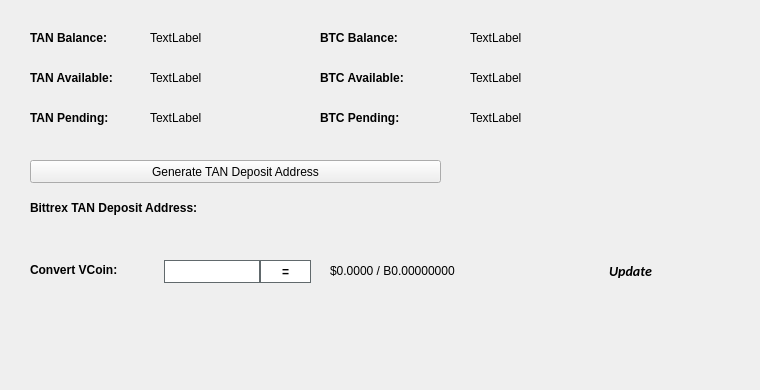
   <widget class="QWidget" name="BalanceTab">
    <attribute name="title">
     <string>Balance</string>
    </attribute>
    <widget class="QLabel" name="BitcoinBalanceLabel">
     <property name="geometry">
      <rect>
       <x>470</x>
       <y>30</y>
       <width>150</width>
       <height>16</height>
      </rect>
     </property>
     <property name="text">
      <string>TextLabel</string>
     </property>
    </widget>
    <widget class="QLabel" name="TANBalanceLabel">
     <property name="geometry">
      <rect>
       <x>150</x>
       <y>30</y>
       <width>150</width>
       <height>16</height>
      </rect>
     </property>
     <property name="text">
      <string>TextLabel</string>
     </property>
    </widget>
    <widget class="QLabel" name="label_11">
     <property name="geometry">
      <rect>
       <x>30</x>
       <y>30</y>
       <width>101</width>
       <height>16</height>
      </rect>
     </property>
     <property name="font">
      <font>
       <weight>75</weight>
       <bold>true</bold>
      </font>
     </property>
     <property name="text">
      <string>TAN Balance:</string>
     </property>
    </widget>
    <widget class="QLabel" name="label_12">
     <property name="geometry">
      <rect>
       <x>320</x>
       <y>30</y>
       <width>101</width>
       <height>16</height>
      </rect>
     </property>
     <property name="font">
      <font>
       <weight>75</weight>
       <bold>true</bold>
      </font>
     </property>
     <property name="text">
      <string>BTC Balance:</string>
     </property>
    </widget>
    <widget class="QLabel" name="TANAvailableLabel_2">
     <property name="geometry">
      <rect>
       <x>150</x>
       <y>70</y>
       <width>150</width>
       <height>16</height>
      </rect>
     </property>
     <property name="text">
      <string>TextLabel</string>
     </property>
    </widget>
    <widget class="QLabel" name="label_13">
     <property name="geometry">
      <rect>
       <x>30</x>
       <y>70</y>
       <width>111</width>
       <height>16</height>
      </rect>
     </property>
     <property name="font">
      <font>
       <weight>75</weight>
       <bold>true</bold>
      </font>
     </property>
     <property name="text">
      <string>TAN Available:</string>
     </property>
    </widget>
    <widget class="QLabel" name="label_14">
     <property name="geometry">
      <rect>
       <x>30</x>
       <y>110</y>
       <width>101</width>
       <height>16</height>
      </rect>
     </property>
     <property name="font">
      <font>
       <weight>75</weight>
       <bold>true</bold>
      </font>
     </property>
     <property name="text">
      <string>TAN Pending:</string>
     </property>
    </widget>
    <widget class="QLabel" name="TANPendingLabel">
     <property name="geometry">
      <rect>
       <x>150</x>
       <y>110</y>
       <width>150</width>
       <height>16</height>
      </rect>
     </property>
     <property name="text">
      <string>TextLabel</string>
     </property>
    </widget>
    <widget class="QLabel" name="label_15">
     <property name="geometry">
      <rect>
       <x>320</x>
       <y>70</y>
       <width>111</width>
       <height>16</height>
      </rect>
     </property>
     <property name="font">
      <font>
       <weight>75</weight>
       <bold>true</bold>
      </font>
     </property>
     <property name="text">
      <string>BTC Available:</string>
     </property>
    </widget>
    <widget class="QLabel" name="BitcoinAvailableLabel">
     <property name="geometry">
      <rect>
       <x>470</x>
       <y>70</y>
       <width>150</width>
       <height>16</height>
      </rect>
     </property>
     <property name="text">
      <string>TextLabel</string>
     </property>
    </widget>
    <widget class="QLabel" name="label_31">
     <property name="geometry">
      <rect>
       <x>320</x>
       <y>110</y>
       <width>111</width>
       <height>16</height>
      </rect>
     </property>
     <property name="font">
      <font>
       <weight>75</weight>
       <bold>true</bold>
      </font>
     </property>
     <property name="text">
      <string>BTC Pending:</string>
     </property>
    </widget>
    <widget class="QLabel" name="BitcoinPendingLabel">
     <property name="geometry">
      <rect>
       <x>470</x>
       <y>110</y>
       <width>150</width>
       <height>16</height>
      </rect>
     </property>
     <property name="text">
      <string>TextLabel</string>
     </property>
    </widget>
    <widget class="QLabel" name="label_33">
     <property name="geometry">
      <rect>
       <x>30</x>
       <y>200</y>
       <width>221</width>
       <height>16</height>
      </rect>
     </property>
     <property name="font">
      <font>
       <weight>75</weight>
       <bold>true</bold>
      </font>
     </property>
     <property name="text">
      <string>Bittrex TAN Deposit Address:</string>
     </property>
    </widget>
    <widget class="QPushButton" name="GenDepositBTN">
     <property name="geometry">
      <rect>
       <x>30</x>
       <y>160</y>
       <width>411</width>
       <height>23</height>
      </rect>
     </property>
     <property name="text">
      <string>Generate TAN Deposit Address</string>
     </property>
     <property name="icon">
      <iconset resource="../taurusnetwork.qrc">
       <normaloff>:/icons/bitcoin</normaloff>:/icons/bitcoin</iconset>
     </property>
    </widget>
    <widget class="QLabel" name="DepositAddressLabel">
     <property name="geometry">
      <rect>
       <x>200</x>
       <y>200</y>
       <width>261</width>
       <height>16</height>
      </rect>
     </property>
     <property name="palette">
      <palette>
       <active>
        <colorrole role="WindowText">
         <brush brushstyle="SolidPattern">
          <color alpha="255">
           <red>0</red>
           <green>0</green>
           <blue>0</blue>
          </color>
         </brush>
        </colorrole>
        <colorrole role="Text">
         <brush brushstyle="SolidPattern">
          <color alpha="255">
           <red>0</red>
           <green>0</green>
           <blue>255</blue>
          </color>
         </brush>
        </colorrole>
       </active>
       <inactive>
        <colorrole role="WindowText">
         <brush brushstyle="SolidPattern">
          <color alpha="255">
           <red>0</red>
           <green>0</green>
           <blue>0</blue>
          </color>
         </brush>
        </colorrole>
        <colorrole role="Text">
         <brush brushstyle="SolidPattern">
          <color alpha="255">
           <red>0</red>
           <green>0</green>
           <blue>255</blue>
          </color>
         </brush>
        </colorrole>
       </inactive>
       <disabled>
        <colorrole role="WindowText">
         <brush brushstyle="SolidPattern">
          <color alpha="255">
           <red>120</red>
           <green>120</green>
           <blue>120</blue>
          </color>
         </brush>
        </colorrole>
        <colorrole role="Text">
         <brush brushstyle="SolidPattern">
          <color alpha="255">
           <red>120</red>
           <green>120</green>
           <blue>120</blue>
          </color>
         </brush>
        </colorrole>
       </disabled>
      </palette>
     </property>
     <property name="font">
      <font>
       <weight>75</weight>
       <bold>true</bold>
      </font>
     </property>
     <property name="text">
      <string/>
     </property>
     <property name="alignment">
      <set>Qt::AlignRight|Qt::AlignTrailing|Qt::AlignVCenter</set>
     </property>
     <property name="textInteractionFlags">
      <set>Qt::LinksAccessibleByMouse|Qt::TextSelectableByKeyboard|Qt::TextSelectableByMouse</set>
     </property>
    </widget>
    <widget class="QLabel" name="label_8">
     <property name="geometry">
      <rect>
       <x>460</x>
       <y>300</y>
       <width>281</width>
       <height>81</height>
      </rect>
     </property>
     <property name="text">
      <string/>
     </property>
     <property name="pixmap">
      <pixmap>:/images/bittrex</pixmap>
     </property>
    </widget>
    <widget class="QWidget" name="widgetConversion" native="true">
     <property name="geometry">
      <rect>
       <x>0</x>
       <y>250</y>
       <width>751</width>
       <height>43</height>
      </rect>
     </property>
     <property name="minimumSize">
      <size>
       <width>0</width>
       <height>43</height>
      </size>
     </property>
     <property name="styleSheet">
      <string notr="true"/>
     </property>
     <widget class="QPushButton" name="btnUpdateMarketData">
      <property name="geometry">
       <rect>
        <x>575</x>
        <y>0</y>
        <width>111</width>
        <height>41</height>
       </rect>
      </property>
      <property name="sizePolicy">
       <sizepolicy hsizetype="Expanding" vsizetype="Expanding">
        <horstretch>0</horstretch>
        <verstretch>0</verstretch>
       </sizepolicy>
      </property>
      <property name="font">
       <font>
        <family>calibri</family>
        <pointsize>-1</pointsize>
        <weight>75</weight>
        <italic>true</italic>
        <bold>true</bold>
       </font>
      </property>
      <property name="styleSheet">
       <string notr="true">margin:0px;text-align:center;padding:2px;border-radius:3px;font-style:italic;width:100px;font-size:14px;font-family:calibri;font-weight:600;</string>
      </property>
      <property name="text">
       <string>Update</string>
      </property>
      <property name="iconSize">
       <size>
        <width>150</width>
        <height>35</height>
       </size>
      </property>
      <property name="autoDefault">
       <bool>true</bool>
      </property>
      <property name="default">
       <bool>true</bool>
      </property>
     </widget>
     <widget class="QLabel" name="lblConvertVCoin">
      <property name="geometry">
       <rect>
        <x>30</x>
        <y>10</y>
        <width>131</width>
        <height>20</height>
       </rect>
      </property>
      <property name="styleSheet">
       <string notr="true"/>
      </property>
      <property name="text">
       <string>&lt;html&gt;&lt;head/&gt;&lt;body&gt;&lt;p&gt;&lt;span style=&quot; font-weight:600;&quot;&gt;Convert VCoin:&lt;/span&gt;&lt;/p&gt;&lt;/body&gt;&lt;/html&gt;</string>
      </property>
     </widget>
     <widget class="QLineEdit" name="txtConvertVCoinQty">
      <property name="geometry">
       <rect>
        <x>160</x>
        <y>10</y>
        <width>100</width>
        <height>23</height>
       </rect>
      </property>
      <property name="minimumSize">
       <size>
        <width>100</width>
        <height>23</height>
       </size>
      </property>
      <property name="maximumSize">
       <size>
        <width>100</width>
        <height>16777215</height>
       </size>
      </property>
      <property name="styleSheet">
       <string notr="true">border: 1px solid #61696c;margin-left:4px;</string>
      </property>
     </widget>
     <widget class="QPushButton" name="btnConvertTAN">
      <property name="geometry">
       <rect>
        <x>260</x>
        <y>10</y>
        <width>51</width>
        <height>23</height>
       </rect>
      </property>
      <property name="minimumSize">
       <size>
        <width>0</width>
        <height>23</height>
       </size>
      </property>
      <property name="styleSheet">
       <string notr="true">border:1px solid #61696c;background:white;font-weight:600;</string>
      </property>
      <property name="text">
       <string>=</string>
      </property>
     </widget>
     <widget class="QLabel" name="lblConvertVCoinResults">
      <property name="geometry">
       <rect>
        <x>330</x>
        <y>0</y>
        <width>201</width>
        <height>41</height>
       </rect>
      </property>
      <property name="styleSheet">
       <string notr="true"/>
      </property>
      <property name="text">
       <string>$0.0000 / B0.00000000</string>
      </property>
     </widget>
     <widget class="QLabel" name="iconOverviewUpdateWait">
      <property name="geometry">
       <rect>
        <x>670</x>
        <y>10</y>
        <width>24</width>
        <height>24</height>
       </rect>
      </property>
      <property name="text">
       <string/>
      </property>
      <property name="pixmap">
       <pixmap resource="../taurusnetwork.qrc">:/icons/transaction_1</pixmap>
      </property>
      <property name="scaledContents">
       <bool>true</bool>
      </property>
      <property name="alignment">
       <set>Qt::AlignCenter</set>
      </property>
     </widget>
    </widget>
   </widget>
